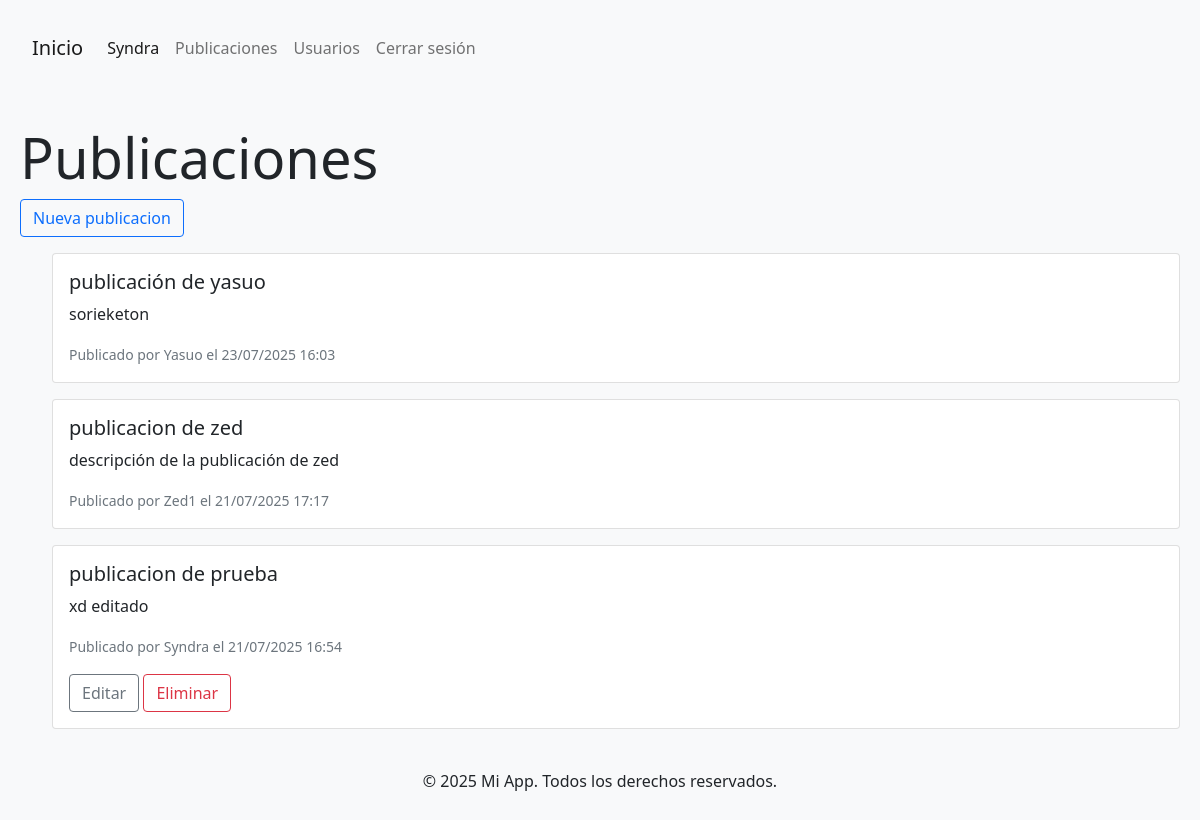
The page /publicaciones/ (signed in) on the database as committed earlier.
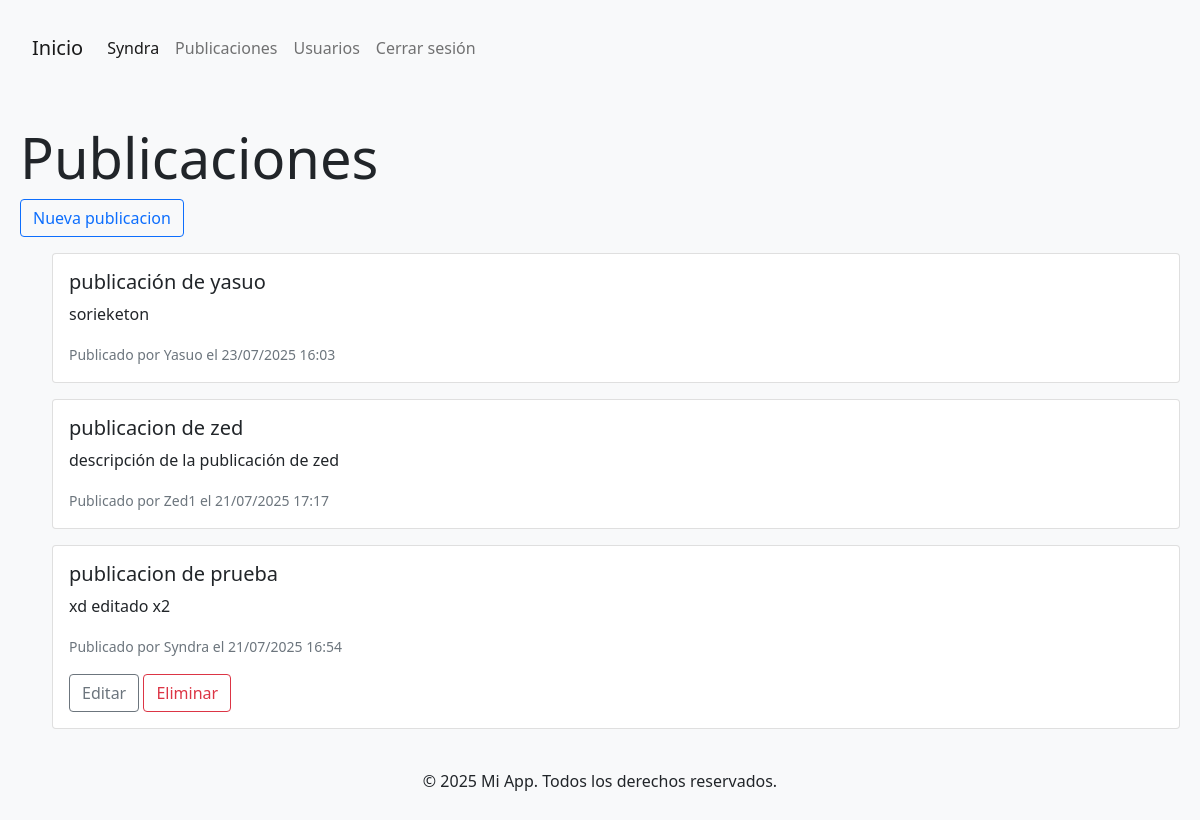
The same page on the database as committed later.
### core/models.py (models this page shows, shortened)
class Publicacion(models.Model):
    titulo = models.CharField(max_length=200)
    contenido = models.TextField()
    fecha_publicacion = models.DateTimeField(auto_now_add=True)
    autor = models.ForeignKey(User, on_delete=models.CASCADE)

### core/views.py (the view)
# urls.py: path('publicaciones/', views.publicaciones, name='publicaciones'),
@login_required
def publicaciones(request):
    publicaciones = Publicacion.objects.all().order_by('-fecha_publicacion')
    return render(request, 'publicaciones.html', {'publicaciones': publicaciones})

### core/templates/publicaciones.html (shortened to what this page needs)
{% extends 'base.html' %}
{% load static %}
{% block content %}
<div class="contenedor">
    <h1 class="mt-5 display-4">Publicaciones</h1>
    <a href="{% url 'crear_publicacion' %}" class="btn btn-outline-primary">Nueva publicacion</a>
    <ul>
        {% for publicacion in publicaciones %}
            <div class="card mt-3">
                <div class="card-body">
                    <h5 class="card-title">{{ publicacion.titulo }}</h5>
                    <p class="card-text">{{ publicacion.contenido }}</p>
                    <p class="card-text"><small class="text-muted">Publicado por {{ publicacion.autor.username }} el {{ publicacion.fecha_publicacion|date:"d/m/Y H:i" }}</small></p>
                    {% if request.user == publicacion.autor %}
                        <a href="{% url 'editar_publicacion' publicacion.pk %}" class="btn btn-outline-secondary">Editar</a>
                        <a href="{% url 'eliminar_publicacion' publicacion.pk %}" class="btn btn-outline-danger">Eliminar</a>
                    {% endif %}
                </div>
            </div>
        {% empty %}
            <li class="list-group-item">No hay publicaciones disponibles.</li>
        {% endfor %}
    </ul>
</div>
{% endblock %}

Rows that differ between the two databases and show on the page:
changed Publicacion "publicacion de prueba": contenido "xd editado" → "xd editado x2"
